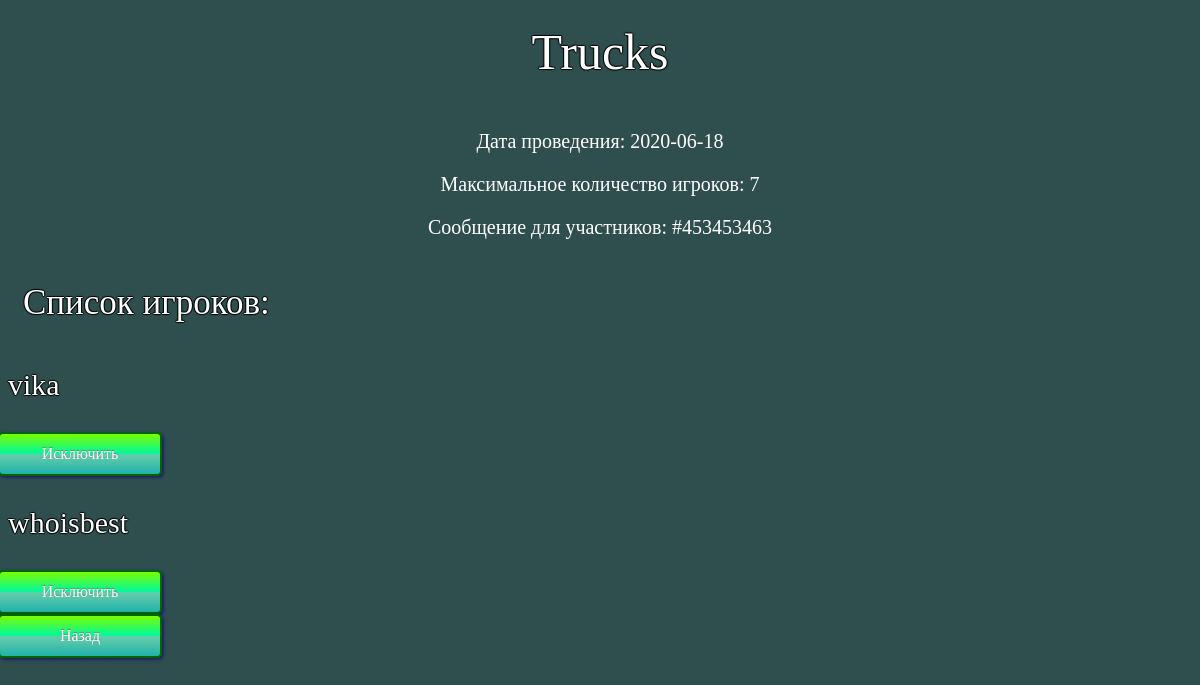
The app's page /room/2 (signed in) with its own data.
### app/models.py (models this page shows, shortened)
class Room(db.Model):
    id = db.Column(db.Integer, primary_key=True)
    name = db.Column(db.String(20))
    start_time = db.Column(db.DateTime)
    max_num_of_player = db.Column(db.Integer)
    host_message = db.Column(db.String(2020))
    host_id = db.Column(db.Integer, db.ForeignKey('user.id'))
    game_id = db.Column(db.Integer, db.ForeignKey('game.id'))

class User(db.Model, UserMixin):
    id = db.Column(db.Integer, primary_key=True)
    username = db.Column(db.String(20), unique=True, nullable=False)
    email = db.Column(db.String(120), unique=True, nullable=False)
    password = db.Column(db.String(60), nullable=False)
    is_admin = db.Column(db.Boolean)
    rooms = db.relationship('Room', secondary='user_room', backref='participants', lazy=True)
    user_rooms = db.relationship('Room', backref='host', lazy=True)

### app/matches/routes.py (the view)
@matches.route("/room/<int:room_id>")
@login_required
def show_room(room_id):
    room = Room.query.get(room_id)
    if room_id:
        return render_template('match_page.html', room=room)
    else:
        return redirect(url_for('matches.user_page'))

### app/models.py (called while the page is built)
@login_manager.user_loader
def load_user(user_id):
    return User.query.get(int(user_id))

### app/templates/match_page.html (shortened to what this page needs)
<html/>
<head>
<link rel="stylesheet" type="text/css" href="../static/match_page_style.css">
</head>
<body/>
<center/><h1>{{ room.name }}</h1></center>
  <p align="center">
    <label>Дата проведения: {{ room.start_time.date() }}<br></label>
  </p>
  <p align="center">
    <label>Максимальное количество игроков: {{ room.max_num_of_player }}<br></label>
  </p>
    <p align="center">
    <label>Сообщение для участников: {{ room.host_message }}<br></label>
  </p>
<h2>Список игроков:</h2>
{% for p in room.participants %}
<div>
  <h3>{{ p.username }}</h3>
  {% if current_user.id == room.host_id %}
  <a href="{{ url_for('matches.exclude_user', user_id=p.id, room_id=room.id) }}" class="button3">Исключить</a>
  {% endif %}
</div>
{% endfor %}
<a href="{{ url_for('matches.user_page') }}" class="button3">Назад</a>
</body>
</html>

### app/static/match_page_style.css (style rules this page uses)
body { background-color: #2F4F4F; }
h1 { color:#FFF; font-size:50px; padding:15px; font-weight: 100; text-shadow: 1px 0 1px #000, 0 1px 1px #000, -1px 0 1px #000, 0 -1px 1px #000; }
h2 { color:#FFF; font-size:35px; padding:15px; font-weight: 50; text-shadow: 1px 0 1px #000, 0 1px 1px #000, -1px 0 1px #000, 0 -1px 1px #000; }
h3 { color:#FFF; font-size:30px; font-weight: 100; text-shadow: 1px 0 1px #000, 0 1px 1px #000, -1px 0 1px #000, 0 -1px 1px #000; }
p { font-size: 20px; color: #fff; }
a.button3 { position: relative; right: 10px; display: inline-block; width: 10em; height: 2.5em; line-height: 2.5em; vertical-align: middle; text-align: center; text-decoration: none; text-shadow: 0 -1px 1px #777; color: #fff; outline: none; border: 2px solid #006400; border-radius: 5px; box-shadow: 0 0 0 60px rgba(0,0,0,0) inset, .1em .1em .2em #191970; background: linear-gradient(#7CFC00, #00FA9A 48%, #66CDAA 52%, #20B2AA); }

### records on screen
Room: name "Trucks", start_time "2020-06-18", max_num_of_player "7", host_message "#453453463"
User: username "vika"
User: username "whoisbest"
